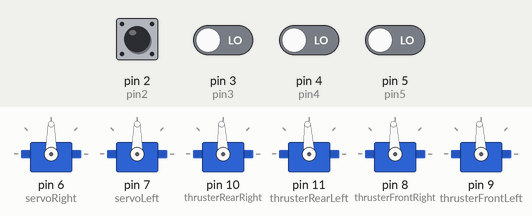
Bench run of a sketch on a simulated Arduino Uno, built with avr-gcc and run on an emulated ATmega328P. On the bench: 6 × servo. Inputs (shaded band) come from the test bench; at power-on: pin 2 (pin2), pin 3 (pin3), pin 4 (pin4), pin 5 (pin5) LOW.

Above: at 2.2 s.
2.3 s: pin 2 (pin2) pulsed HIGH 2 times (0.12 s each, 0.3 s apart)
At 5.6 s:
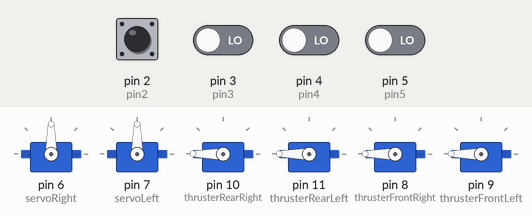
At 9.8 s:
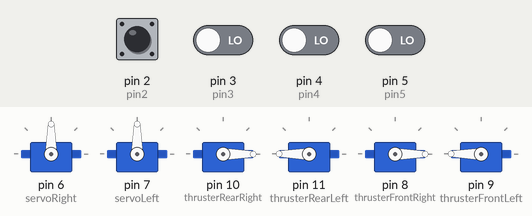
Timing chart, 0 to 11.3 s (numbered marks = the images above; inputs shaded):
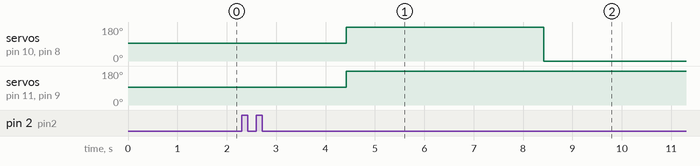

The sketch:

controlmegaWDP2.ino
```cpp
#include <Servo.h>

//Receiver arduino pins
const int pin4 = 4;
const int pin2 = 2;
const int pin3 = 3;
const int pin5 = 5;

//Receiver channels
float channel4;
float channel2;
float channel3;
float channel5;

//Servos and thrusters
Servo servoRight;
Servo servoLeft;
Servo thrusterRearRight;
Servo thrusterRearLeft;
Servo thrusterFrontRight;
Servo thrusterFrontLeft;

void setup() {
  //Pin modes
  pinMode(pin4, INPUT);
  pinMode(pin2, INPUT);
  pinMode(pin3, INPUT);
  pinMode(pin5, INPUT);
  servoRight.attach(6);
  servoLeft.attach(7);
  thrusterRearRight.attach(10);
  thrusterRearLeft.attach(11);
  thrusterFrontRight.attach(8);
  thrusterFrontLeft.attach(9);
  //Stop thrusters
  thrusterRearRight.writeMicroseconds(1500);
  thrusterRearLeft.writeMicroseconds(1500);
  thrusterFrontRight.writeMicroseconds(1500);
  thrusterFrontLeft.writeMicroseconds(1500);
  //Driver setup
  delay(1000);
  Serial.begin(9600);
}

void read_values () {
  //Read channel frequecies
  channel4 = pulseIn(pin4, HIGH);
  channel2 = pulseIn(pin2, HIGH);
  channel3 = pulseIn(pin3, HIGH);
  channel5 = pulseIn(pin5, HIGH);
}

void select(){
  //Use channel 5 to select current mode
  if (channel5 > 1600){
    move_2();
  }
  else if (channel5 < 1400){
    power_Difference();
  }
  else{
    autonomous_Mode();
  }
}

void move_1 (){ //Remote control movement
  if (channel4 > 1470 & channel4 < 1530){
    //Servos at the middle
    servoRight.write(90);
    servoLeft.write(90);
  }
  else {
    //Servo movement relation
    servoRight.write(map(channel4, 2000, 950, 0, 180));
    servoLeft.write(map(channel4, 2000, 950, 0, 180));
  }
  if (channel3 > 1470 & channel3 < 1530) {
    //Range to stop rear thrusters
    thrusterRearRight.writeMicroseconds(1500);
    thrusterRearLeft.writeMicroseconds(1500);
  }
  else {
    //Rear thrusters signal
    thrusterRearRight.writeMicroseconds(map(channel3, 988, 2012, 1100, 1900));
    thrusterRearLeft.writeMicroseconds(map(channel3, 988, 2012, 1100, 1900));
  }
  if (channel2 > 1470 & channel2 < 1530) {
    //Range to stop front thrusters
    thrusterFrontRight.writeMicroseconds(1500);
    thrusterFrontLeft.writeMicroseconds(1500);
  }
  else {
    //Front thrusters signal
    thrusterFrontRight.writeMicroseconds(map(channel2, 988, 2012, 1100, 1900));
    thrusterFrontLeft.writeMicroseconds(map(channel2, 988, 2012, 1100, 1900));
  }
}

void move_2 (){ //Remote control movement
  if (channel4 > 1470 & channel4 < 1530){
    //Servos at the middle
    servoRight.write(90);
    servoLeft.write(90);
  }
  else {
    //Servo movement relation
    servoRight.write(map(channel4, 2000, 950, 0, 180));
    servoLeft.write(map(channel4, 2000, 950, 0, 180));
  }
  if (channel2 > 1470 & channel2 < 1530) {
    //Range to stop thrusters
    thrusterFrontRight.writeMicroseconds(1500);
    thrusterFrontLeft.writeMicroseconds(1500);
    thrusterRearRight.writeMicroseconds(1500);
    thrusterRearLeft.writeMicroseconds(1500);
  }
  else {
    //Thrusters signal
    thrusterFrontRight.writeMicroseconds(map(channel2, 988, 2012, 1100, 1900));
    thrusterFrontLeft.writeMicroseconds(map(channel2, 988, 2012, 1100, 1900));
    thrusterRearRight.writeMicroseconds(map(channel2, 988, 2012, 1100, 1900));
    thrusterRearLeft.writeMicroseconds(map(channel2, 988, 2012, 1100, 1900));

  }
}

void power_Difference(){
  float y;
  float R;
  float L;
  if ((channel4 > 1470 & channel4 < 1515) & (channel2 > 1470 & channel2 < 1515)){
    thrusterRearRight.writeMicroseconds(1500);
    thrusterRearLeft.writeMicroseconds(1500);
    thrusterFrontRight.writeMicroseconds(1500);
    thrusterFrontLeft.writeMicroseconds(1500);
  }
  else if ((channel4 > 1470 & channel4 < 1515) & (channel2 < 1470 || channel2 > 1515)) {
    thrusterRearRight.writeMicroseconds(map(channel2, 988, 2012, 1100, 1900));
    thrusterRearLeft.writeMicroseconds(map(channel2, 988, 2012, 1100, 1900));
    thrusterFrontRight.writeMicroseconds(map(channel2, 988, 2012, 1100, 1900));
    thrusterFrontLeft.writeMicroseconds(map(channel2, 988, 2012, 1100, 1900));
  }
  else if ((channel4 < 1470 || channel4 > 1515) & (channel2 > 1470 & channel2 < 1515)) {
    R=map(channel4, 975, 2025, 1900, 1100);
    L=map(channel4, 975, 2025, 1100, 1900);
    thrusterRearRight.writeMicroseconds(R);
    thrusterRearLeft.writeMicroseconds(L);
    thrusterFrontRight.writeMicroseconds(R);
    thrusterFrontLeft.writeMicroseconds(L);
  }
  else if ((channel4 < 1470) & (channel2 < 1470 || channel2 > 1515)) {
    y = (channel2-(channel2-1500)*(1500-channel4)/525);
    R=map(channel2, 975, 2025, 1100, 1900);
    L=map(y, 975, 2025, 1100, 1900);
    thrusterRearRight.writeMicroseconds(R);
    thrusterRearLeft.writeMicroseconds(L);
    thrusterFrontRight.writeMicroseconds(R);
    thrusterFrontLeft.writeMicroseconds(L);
  }
  else if ((channel4 > 1515) & (channel2 < 1470 || channel2 > 1515)) {
    y = (channel2-(channel2-1500)*(channel4-1500)/525);
    R=map(y, 975, 2025, 1100, 1900);
    L=map(channel2, 975, 2025, 1100, 1900);
    thrusterRearRight.writeMicroseconds(R);
    thrusterRearLeft.writeMicroseconds(L);
    thrusterFrontRight.writeMicroseconds(R);
    thrusterFrontLeft.writeMicroseconds(L);
  }
}

void autonomous_Mode(){

}

void loop() {
  read_values();
  select();
}
```

Measured:
- after the input at 2.3 s, servo on pin 10 (thrusterRearRight), servo on pin 8 (thrusterFrontRight): 93° → 180° after 2.1 s, → 0° 4.0 s later; servo on pin 11 (thrusterRearLeft), servo on pin 9 (thrusterFrontLeft): 93° → 180° after 2.1 s instead of 2.7 s
